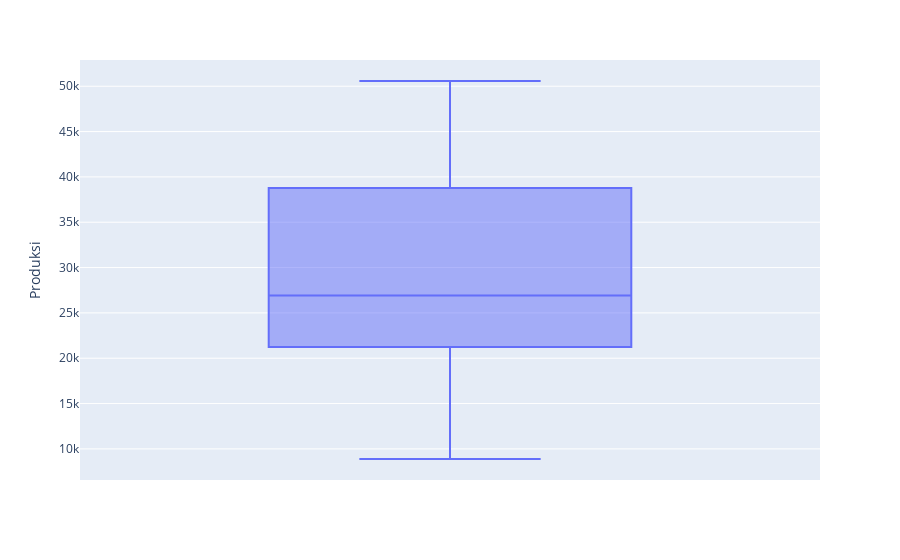

The code cell stored with this chart in its notebook:
### Code cell
fig = px.box(df_shallot, y='Produksi')
fig.show()

### Figure 1 — Plotly figure (JSON) as saved in the notebook; plotly's stock layout.template omitted (floating-point values rounded to 4 significant figures)
{"data": [{"alignmentgroup": "True", "hovertemplate": "Produksi=%{y}<extra></extra>", "legendgroup": "", "marker": {"color": "#636efa"}, "name": "", "notched": false, "offsetgroup": "", "orientation": "v", "showlegend": false, "type": "box", "x0": " ", "xaxis": "x", "y": [34422, 45820, 28571, 29868, 43113, 50578, 25267, 24216, 23938, 18542, 16886, 8884], "y0": " ", "yaxis": "y"}], "layout": {"boxmode": "group", "legend": {"tracegroupgap": 0}, "margin": {"t": 60}, "xaxis": {"anchor": "y", "domain": [0, 1]}, "yaxis": {"anchor": "x", "domain": [0, 1], "title": {"text": "Produksi"}}}}
